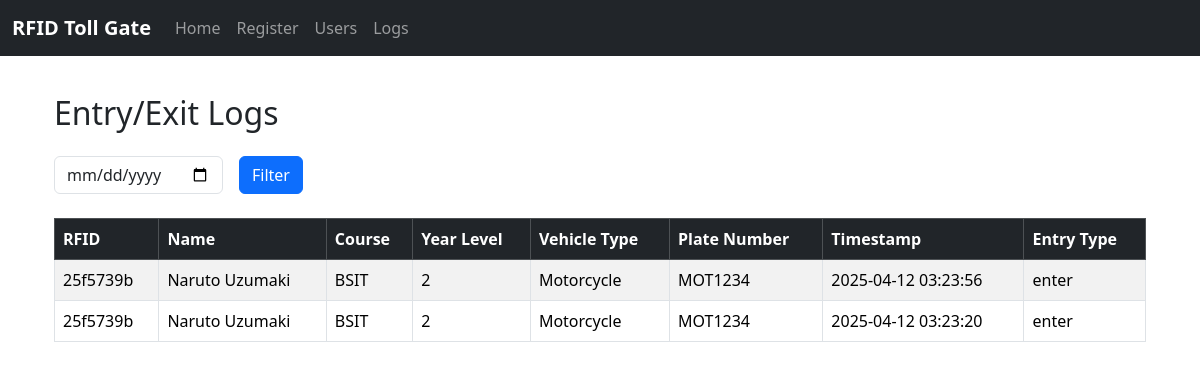
Page /logs on the earlier database version.
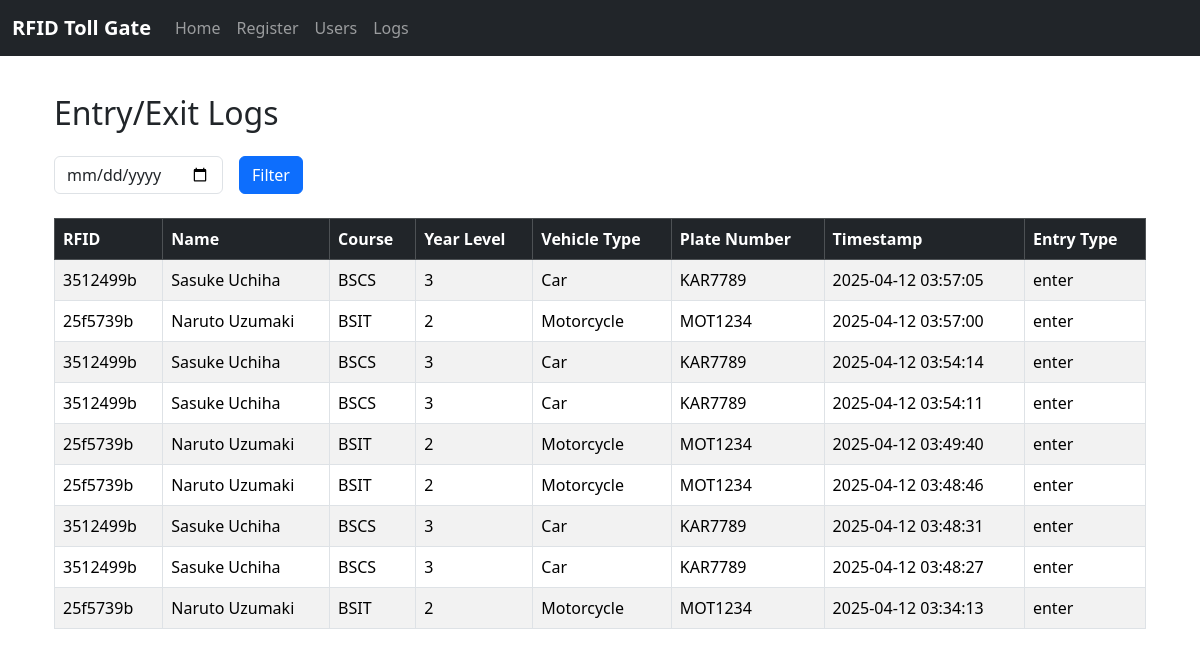
Same page on the later database version.
### tables this page shows
CREATE TABLE logs (
        id INTEGER PRIMARY KEY AUTOINCREMENT,
        rfid TEXT,
        name TEXT,
        course TEXT,
        year_level TEXT,
        vehicle_type TEXT,
        plate_number TEXT,
        timestamp TEXT,
        entry_type TEXT CHECK(entry_type IN ('enter', 'exit'))
    );

### main.py (the view)
@app.route('/logs')
def logs():
    selected_date = request.args.get('date')
    conn = sqlite3.connect('rfid_gate.db')
    c = conn.cursor()
    if selected_date:
        c.execute('''
            SELECT rfid, name, course, year_level, vehicle_type, plate_number, timestamp, entry_type
            FROM logs
            WHERE DATE(timestamp) = ?
            ORDER BY timestamp DESC
        ''', (selected_date,))
    else:
        c.execute('''
            SELECT rfid, name, course, year_level, vehicle_type, plate_number, timestamp, entry_type
            FROM logs
            ORDER BY timestamp DESC
        ''')
    logs_data = c.fetchall()
    conn.close()
    return render_template('logs.html', logs=logs_data, selected_date=selected_date)

### templates/logs.html (shortened to what this page needs)
{% extends "base.html" %}
{% block content %}
<div class="container mt-4">
  <h2 class="mb-4">Entry/Exit Logs</h2>
  <form method="GET" class="row g-3 mb-4">
    <div class="col-auto">
      <input type="date" name="date" class="form-control" value="{{ selected_date }}">
    </div>
    <div class="col-auto">
      <button type="submit" class="btn btn-primary">Filter</button>
    </div>
  </form>
  {% if logs %}
  <div class="table-responsive">
    <table class="table table-striped table-bordered">
      <thead class="table-dark">
        <tr>
          <th>RFID</th>
          <th>Name</th>
          <th>Course</th>
          <th>Year Level</th>
          <th>Vehicle Type</th>
          <th>Plate Number</th>
          <th>Timestamp</th>
          <th>Entry Type</th>
        </tr>
      </thead>
      <tbody>
        {% for log in logs %}
        <tr>
          <td>{{ log[0] }}</td>
          <td>{{ log[1] }}</td>
          <td>{{ log[2] }}</td>
          <td>{{ log[3] }}</td>
          <td>{{ log[4] }}</td>
          <td>{{ log[5] }}</td>
          <td>{{ log[6] }}</td>
          <td>{{ log[7] }}</td>
        </tr>
        {% endfor %}
      </tbody>
    </table>
  </div>
  {% else %}
    <p class="text-muted">No logs found{{ " for " + selected_date if selected_date }}.</p>
  {% endif %}
</div>
{% endblock %}

### templates/base.html (shortened to what this page needs)
<!DOCTYPE html>
<html lang="en">
<head>
  <link href="https://cdn.jsdelivr.net/npm/bootstrap@5.3.2/dist/css/bootstrap.min.css" rel="stylesheet">
</head>
<body>
  <nav class="navbar navbar-expand-lg navbar-dark bg-dark fixed-top">
    <div class="container-fluid">
      <a class="navbar-brand" href="/">RFID Toll Gate</a>
      <div class="collapse navbar-collapse">
        <ul class="navbar-nav me-auto mb-2 mb-lg-0">
          <li class="nav-item"><a class="nav-link" href="/">Home</a></li>
          <li class="nav-item"><a class="nav-link" href="/register">Register</a></li>
          <li class="nav-item"><a class="nav-link" href="/users">Users</a></li>
          <li class="nav-item"><a class="nav-link" href="/logs">Logs</a></li>
        </ul>
      </div>
    </div>
  </nav>
  <div class="container">
    {% block content %}{% endblock %}
  </div>
</body>
</html>

### templates/base.html (style rules this page uses)
body { padding-top: 70px; }
.navbar-brand { font-weight: bold; }

Differences in the rows shown:
removed logs: rfid "25f5739b", name "Naruto Uzumaki", course "BSIT", year_level "2", vehicle_type "Motorcycle", plate_number "MOT1234", timestamp "2025-04-12 03:23:56", entry_type "enter"
removed logs: rfid "25f5739b", name "Naruto Uzumaki", course "BSIT", year_level "2", vehicle_type "Motorcycle", plate_number "MOT1234", timestamp "2025-04-12 03:23:20", entry_type "enter"
added logs: rfid "3512499b", name "Sasuke Uchiha", course "BSCS", year_level "3", vehicle_type "Car", plate_number "KAR7789", timestamp "2025-04-12 03:57:05", entry_type "enter"
added logs: rfid "25f5739b", name "Naruto Uzumaki", course "BSIT", year_level "2", vehicle_type "Motorcycle", plate_number "MOT1234", timestamp "2025-04-12 03:57:00", entry_type "enter"
added logs: rfid "3512499b", name "Sasuke Uchiha", course "BSCS", year_level "3", vehicle_type "Car", plate_number "KAR7789", timestamp "2025-04-12 03:54:14", entry_type "enter"
added logs: rfid "3512499b", name "Sasuke Uchiha", course "BSCS", year_level "3", vehicle_type "Car", plate_number "KAR7789", timestamp "2025-04-12 03:54:11", entry_type "enter"
added logs: rfid "25f5739b", name "Naruto Uzumaki", course "BSIT", year_level "2", vehicle_type "Motorcycle", plate_number "MOT1234", timestamp "2025-04-12 03:49:40", entry_type "enter"
added logs: rfid "25f5739b", name "Naruto Uzumaki", course "BSIT", year_level "2", vehicle_type "Motorcycle", plate_number "MOT1234", timestamp "2025-04-12 03:48:46", entry_type "enter"
added logs: rfid "3512499b", name "Sasuke Uchiha", course "BSCS", year_level "3", vehicle_type "Car", plate_number "KAR7789", timestamp "2025-04-12 03:48:31", entry_type "enter"
added logs: rfid "3512499b", name "Sasuke Uchiha", course "BSCS", year_level "3", vehicle_type "Car", plate_number "KAR7789", timestamp "2025-04-12 03:48:27", entry_type "enter"
added logs: rfid "25f5739b", name "Naruto Uzumaki", course "BSIT", year_level "2", vehicle_type "Motorcycle", plate_number "MOT1234", timestamp "2025-04-12 03:34:13", entry_type "enter"
